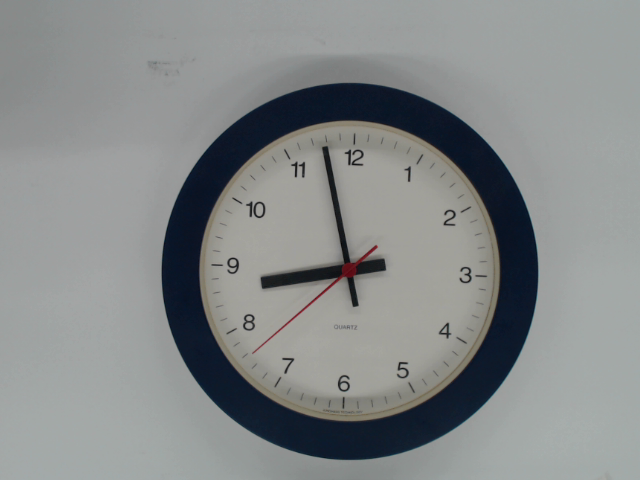
#> input picture images/right_angle/1.png, 640 x 480 px, found by its file name
$ python testDetermineTime.py
#> lines starting #> are read from the running program, lines starting #| are printed output that depends on the picture; after the words box and inside, x2 and y2 are one past the last pixel; in counts of white or black regions, pixels touching at a corner belong together
import cv2
import numpy as np
import matplotlib.pyplot as plt

# Load the uploaded image
# image_path = 'images\\capture_20250429_184911.png'
image_path ='images\\right_angle\\1.png'
image = cv2.imread(image_path)
#> image is the input picture: shape (480, 640, 3); mean B, G, R 137.5, 137.4, 133.9
output = image.copy()

# Convert to grayscale
gray = cv2.cvtColor(image, cv2.COLOR_BGR2GRAY)

# Apply Gaussian blur
gray_blurred = cv2.GaussianBlur(gray, (9, 9), 2)
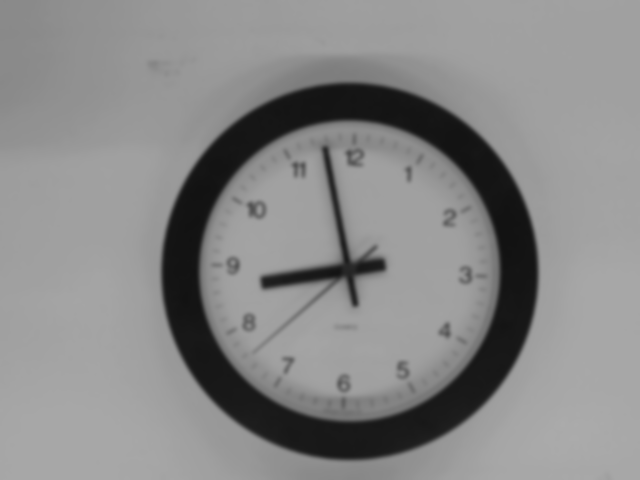
#> gray_blurred: shape (480, 640); min 18, max 171, mean 136.5

# Detect circles using Hough Circle Transform
circles = cv2.HoughCircles(
    gray_blurred,
    cv2.HOUGH_GRADIENT,
    dp=1.2,
    minDist=100,
    param1=100,
    param2=100,
    minRadius=100,
    maxRadius=200
)
#> circles = [[349.8, 270.6, 187.8]]

if circles is not None:
    circles = np.uint16(np.around(circles))
#> circles = [[350, 271, 188]]
    x, y, r = circles[0][0]
#> x = 350; y = 271; r = 188

    # Define cropping box (ensure it's within image bounds)
    x1 = max(x - r, 0)
#> x1 = 162
    y1 = max(y - r, 0)
#> y1 = 83
    x2 = min(x + r, image.shape[1])
#> x2 = 538
    y2 = min(y + r, image.shape[0])
#> y2 = 459

    cropped = image[y1:y2, x1:x2]

    # Resize to 200x200
    cropped_resized = cv2.resize(cropped, (200, 200))
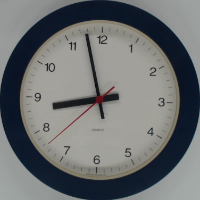
#> cropped_resized: shape (200, 200, 3); mean B, G, R 113.2, 112, 109

# Convert BGR to RGB for display
cropped_rgb = cv2.cvtColor(cropped_resized, cv2.COLOR_BGR2RGB)

# Display the cropped and resized circle
plt.figure(figsize=(4, 4))
plt.imshow(cropped_rgb)
plt.title("Cropped & Resized Circle (200x200)")
plt.axis("off")


# Create a black background image (200x200 like the resized circle)
mask = np.ones((200, 200), dtype=np.uint8)

# Draw white filled circle at center (100, 100) with radius 50
cv2.circle(mask, (100, 100), 50, 255, -1)
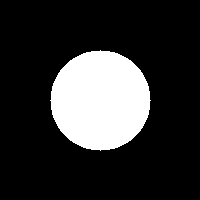
#> mask: shape (200, 200); values 1 (black) and 255 (white), 19.6% white; 1 white region, box (x1, y1, x2, y2) and area: (50, 50, 151, 151) 7845

# Apply the mask: keep the circle area, set the rest to black
masked_circle = cv2.bitwise_and(cropped_resized, cropped_resized, mask=mask)

# Display result
masked_rgb = cv2.cvtColor(masked_circle, cv2.COLOR_BGR2RGB)
plt.figure(figsize=(4, 4))
plt.imshow(masked_rgb)
plt.title("Circle Mask at (100,100), R=50")
plt.axis("off")


# Create a white background
white_background = np.ones_like(cropped_resized, dtype=np.uint8) * 255

# Invert the mask so the outer part is 255 (white), inner part is 0
inverted_mask = cv2.bitwise_not(mask)

# Apply the inverted mask to the white background
background = cv2.bitwise_and(white_background, white_background, mask=inverted_mask)
#> white_background: shape (200, 200, 3); every value is 255

# Combine the masked circle and white background
final_image = cv2.add(masked_circle, background)
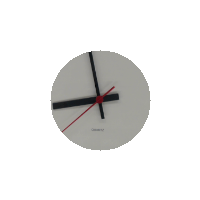
#> final_image: shape (200, 200, 3); mean B, G, R 232.7, 233.6, 233.9

# Display the result
final_rgb = cv2.cvtColor(final_image, cv2.COLOR_BGR2RGB)
plt.figure(figsize=(4, 4))
plt.imshow(final_rgb)
plt.title("Circle on White Background")
plt.axis("off")
# Convert the white-background image to grayscale
grayscale_result = cv2.cvtColor(final_rgb, cv2.COLOR_BGR2GRAY)

# Display the grayscale image
plt.figure(figsize=(4, 4))
plt.imshow(grayscale_result, cmap='gray')
plt.title("Grayscale Image")
plt.axis("off")

# Apply binary threshold to the grayscale image
_, thresholded_image = cv2.threshold(grayscale_result, 127, 255, cv2.THRESH_BINARY)
#> thresholded_image: shape (200, 200); 97.6% white; 5 black regions (4 under 20 px), largest, box (x1, y1, x2, y2) and area: (52, 51, 119, 132) 972

# Display the thresholded image
plt.figure(figsize=(4, 4))
plt.imshow(thresholded_image, cmap='gray')
plt.title("Binary Thresholded Image")
plt.axis("off")

# Convert thresholded image to 3-channel format
thresholded_3ch = cv2.merge([thresholded_image] * 3)

# Wherever the thresholded image is white (255), set color image to white
combined_image = final_image.copy()
combined_image[thresholded_3ch == 255] = 255  # Set to white
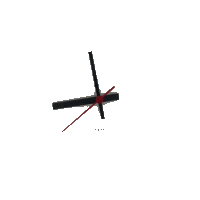
#> combined_image: shape (200, 200, 3); 17.17% of pixels changed, all inside (x1, y1, x2, y2) = (50, 50, 151, 151)

# Display the updated color image
combined_rgb = cv2.cvtColor(combined_image, cv2.COLOR_BGR2RGB)
plt.figure(figsize=(4, 4))
plt.imshow(combined_rgb)
plt.title("Color Image with White Binary Regions")
plt.axis("off")


image_np = np.array(combined_rgb)

# Convert to HSV for better color segmentation
hsv_image = cv2.cvtColor(image_np, cv2.COLOR_RGB2HSV)
#> hsv_image: shape (200, 200, 3); mean H, S, V 2.2, 1.3, 250.4

# Define red color range in HSV (two ranges to cover red hue wrap-around)
lower_red1 = np.array([0, 70, 50])
upper_red1 = np.array([10, 255, 255])
lower_red2 = np.array([160, 70, 50])
upper_red2 = np.array([180, 255, 255])

# Define black color range in HSV
lower_black = np.array([0, 0, 0])
upper_black = np.array([180, 255, 50])

# Create masks
red_mask1 = cv2.inRange(hsv_image, lower_red1, upper_red1)
#> red_mask1: shape (200, 200); 0.02% white in thin lines or dots, all inside (x1, y1, x2, y2) = (62, 87, 113, 132)
red_mask2 = cv2.inRange(hsv_image, lower_red2, upper_red2)
#> red_mask2: shape (200, 200); 0.33% white; 1 white region, box (x1, y1, x2, y2) and area: (63, 86, 115, 131) 132
red_mask = cv2.bitwise_or(red_mask1, red_mask2)
#> red_mask: shape (200, 200); 0.35% white; 1 white region, box (x1, y1, x2, y2) and area: (62, 86, 115, 132) 141

black_mask = cv2.inRange(hsv_image, lower_black, upper_black)
#> black_mask: shape (200, 200); 1.3% white; 4 white regions, box (x1, y1, x2, y2) and area: (53, 97, 96, 109) 255, (89, 52, 100, 96) 122, (103, 94, 119, 102) 89, (99, 103, 104, 119) 41
cv2.circle(red_mask, center=(100, 100), radius=20, color=(0, 0, 0), thickness=-1)
#> red_mask: shape (200, 200); 0.08% white in thin lines or dots, all inside (x1, y1, x2, y2) = (62, 113, 84, 132)
cv2.circle(black_mask, center=(100, 100), radius=20, color=(0, 0, 0), thickness=-1)
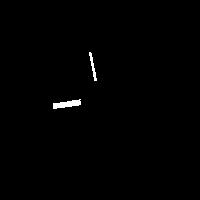
#> black_mask: shape (200, 200); 0.6% white; 2 white regions
plt.figure(figsize=(4, 4))
plt.title("Red Mask")
plt.imshow(red_mask, cmap='gray')
plt.axis("off")

plt.figure(figsize=(4, 4))
plt.title("Black Mask")
plt.imshow(black_mask, cmap='gray')
plt.axis("off")

plt.tight_layout()

# Threshold the image to ensure it's binary
_, binary_image = cv2.threshold(black_mask, 127, 255, cv2.THRESH_BINARY)

# Find contours
contours, _ = cv2.findContours(binary_image, cv2.RETR_EXTERNAL, cv2.CHAIN_APPROX_SIMPLE)
#> contours = 2 contours; box (x1, y1, x2, y2) and area: (53, 99, 81, 109) 129, (89, 52, 97, 81) 48

# Create an image to draw the fitted lines
fitted_line_image = cv2.cvtColor(binary_image, cv2.COLOR_GRAY2BGR)
#> fitted_line_image: shape (200, 200, 3); 0.6% white; 2 white regions, box (x1, y1, x2, y2) and area: (53, 99, 81, 109) 162, (89, 52, 97, 81) 79

# Fit lines to contours and draw
for cnt in contours:
    if cv2.contourArea(cnt) > 20:  # Filter out small contours
        [vx, vy, x, y] = cv2.fitLine(cnt, cv2.DIST_L2, 0, 0.01, 0.01)
        # Compute line endpoints for drawing
        lefty = int((-x * vy / vx) + y)
        righty = int(((binary_image.shape[1] - x) * vy / vx) + y)
        cv2.line(fitted_line_image, (binary_image.shape[1] - 1, righty), (0, lefty), (0, 255, 0), 2)
#> this loop made 2 passes
#> (vx, vy, x, y, lefty, righty) on passes 1 to 2: ([0.983], [-0.183], [69.05], [103.2], 116, 78), ([0.194], [0.981], [92.4], [65.8], -401, 609)
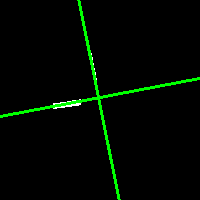
#> fitted_line_image: shape (200, 200, 3); mean B, G, R 0.6, 8.2, 0.6

# Display the result
plt.figure(figsize=(4, 4))
plt.title("Contours with Fitted Lines")
plt.imshow(fitted_line_image)
plt.axis("off")
plt.show()

import math

# Store angles
angles = []

# Fit lines and compute angles
